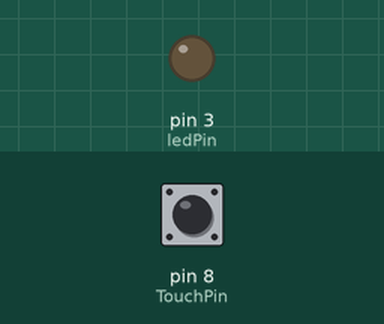
Bench run of a sketch on a simulated Arduino Uno, built with avr-gcc and run on an emulated ATmega328P. Parts: output pins drawn as LEDs (lit = HIGH). The test bench sets the inputs (shaded band); at power-on: pin 8 (TouchPin) LOW.

Above: at 1.2 s.
1.3 s: pin 8 (TouchPin) pulled HIGH for 0.15 s
At 1.37 s:
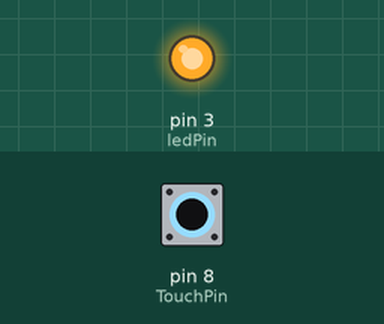
2.9 s: pin 8 (TouchPin) pulled HIGH for 3.2 s
At 6.8 s:
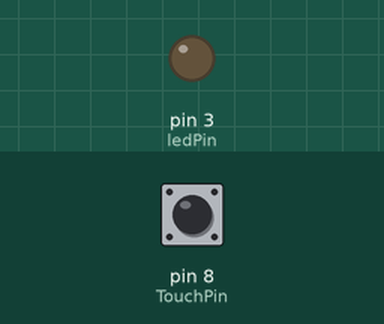
Timing chart, 0 to 8.3 s (numbered marks = the images above; inputs shaded):
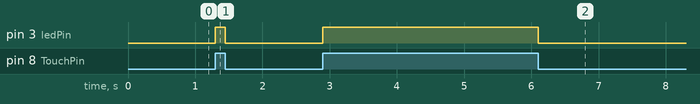

The sketch:

touch_sensor.ino
```cpp
// Touch Sensor
// http://www.seeedstudio.com/wiki/index.php?title=Twig_-_Touch_Sensor

const int TouchPin=8; //9;
const int ledPin=3;
void setup() {
pinMode(TouchPin, INPUT);
pinMode(ledPin,OUTPUT);
}

void loop() {
int sensorValue = digitalRead(TouchPin);
if(sensorValue==1)
{
digitalWrite(ledPin,HIGH);
}
else
{
digitalWrite(ledPin,LOW);
}
}
```

Measured:
- after the input at 1.3 s, pin 3 (ledPin): LOW → HIGH at once, → LOW 0.15 s later
- after the input at 2.9 s, pin 3 (ledPin): LOW → HIGH at once, → LOW 3.2 s later
